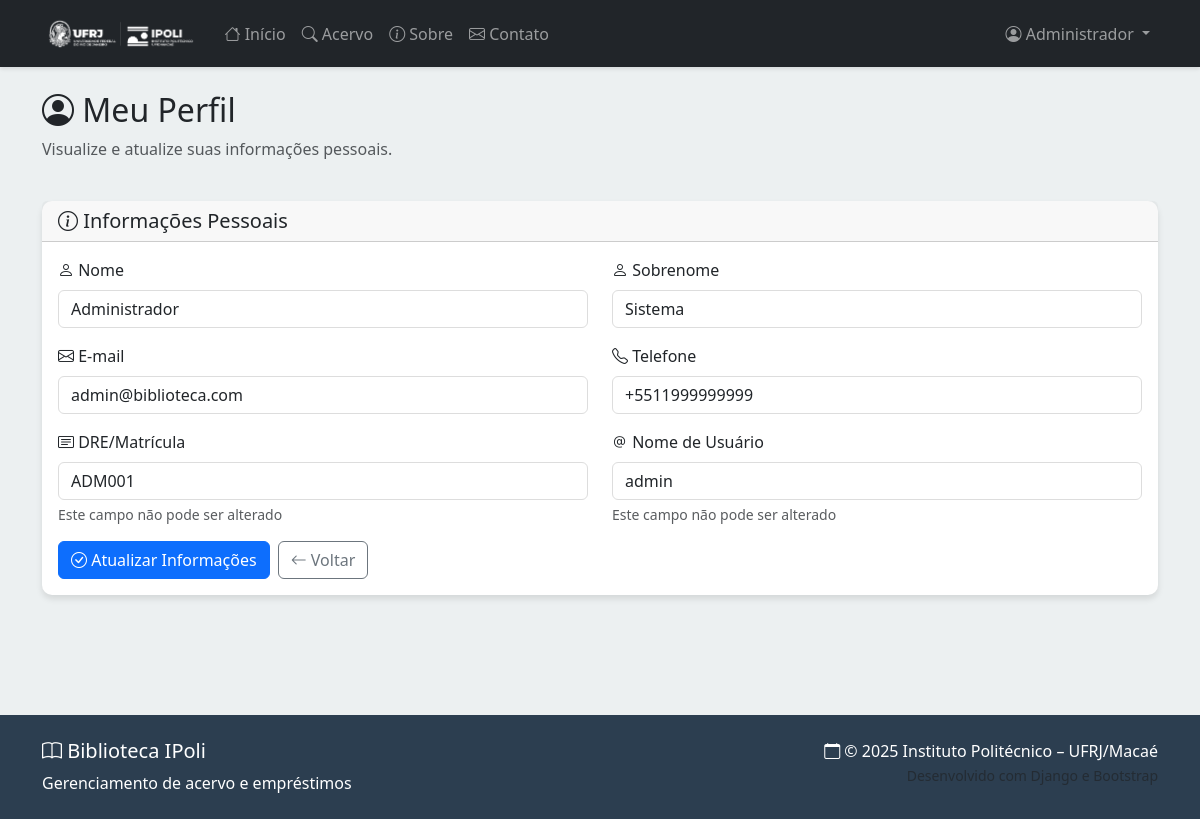
The page /perfil/ (signed in) on the database its author committed.
### biblioteca/models.py (models this page shows, shortened)
class Usuario(AbstractUser):
    telefone = models.CharField(
        max_length=15,
        validators=[RegexValidator(r'^\+?1?\d{9,15}$', 'Número de telefone inválido.')],
        help_text='Formato: +5511999999999'
    )
    dre = models.CharField(
        max_length=20,
        unique=True,
        help_text='Matrícula/Registro do aluno'
    )
    is_administrador = models.BooleanField(
        default=False,
        help_text='Designa se o usuário tem privilégios de administrador'
    )
    data_suspensao = models.DateField(
        null=True,
        blank=True,
        help_text='Data até quando o usuário está suspenso'
    )
    email_verificado = models.BooleanField(
        default=False,
        help_text='Indica se o email foi verificado'
    )
    token_ativacao = models.CharField(
        max_length=100,
        blank=True,
        null=True,
        help_text='Token para ativação da conta'
    )

### biblioteca/views.py (the view)
# urls.py: path('perfil/', views.perfil, name='perfil'),
@login_required
def perfil(request):
    if request.method == 'POST':
        form = PerfilUsuarioForm(request.POST, instance=request.user)
        if form.is_valid():
            form.save()
            messages.success(request, 'Perfil atualizado com sucesso!')
            return redirect('perfil')
    else:
        form = PerfilUsuarioForm(instance=request.user)
    return render(request, 'biblioteca/perfil.html', {'form': form})

### biblioteca/forms.py (shortened to what this page needs)
class PerfilUsuarioForm(forms.ModelForm):
    class Meta:
        model = Usuario
        fields = ['first_name', 'last_name', 'email', 'telefone']
        widgets = {
            'first_name': forms.TextInput(attrs={
                'class': 'form-control'
            }),
            'last_name': forms.TextInput(attrs={
                'class': 'form-control'
            }),
            'email': forms.EmailInput(attrs={
                'class': 'form-control'
            }),
            'telefone': forms.TextInput(attrs={
                'class': 'form-control'
            }),
        }

### templates/biblioteca/perfil.html (shortened to what this page needs)
{% extends 'base.html' %}
{% block content %}
<div class="container my-4">
    <div class="row mb-4">
        <div class="col-12">
            <h2>
                <i class="bi bi-person-circle"></i> Meu Perfil
            </h2>
            <p class="text-muted">Visualize e atualize suas informações pessoais.</p>
        </div>
    </div>
    <div class="row">
        <div class="col-md-12 mb-4">
            <div class="card">
                <div class="card-header">
                    <h5 class="mb-0">
                        <i class="bi bi-info-circle"></i> Informações Pessoais
                    </h5>
                </div>
                <div class="card-body">
                    {% if form %}
                        <form method="post">
                            <div class="row">
                                <div class="col-md-6 mb-3">
                                    <label for="{{ form.first_name.id_for_label }}" class="form-label">
                                        <i class="bi bi-person"></i> Nome
                                    </label>
                                    {{ form.first_name }}
                                </div>
                                <div class="col-md-6 mb-3">
                                    <label for="{{ form.last_name.id_for_label }}" class="form-label">
                                        <i class="bi bi-person"></i> Sobrenome
                                    </label>
                                    {{ form.last_name }}
                                </div>
                            </div>
                            <div class="row">
                                <div class="col-md-6 mb-3">
                                    <label for="{{ form.email.id_for_label }}" class="form-label">
                                        <i class="bi bi-envelope"></i> E-mail
                                    </label>
                                    {{ form.email }}
                                </div>
                                <div class="col-md-6 mb-3">
                                    <label for="{{ form.telefone.id_for_label }}" class="form-label">
                                        <i class="bi bi-telephone"></i> Telefone
                                    </label>
                                    {{ form.telefone }}
                                </div>
                            </div>
                            <div class="row">
                                <div class="col-md-6 mb-3">
                                    <label class="form-label">
                                        <i class="bi bi-card-text"></i> DRE/Matrícula
                                    </label>
                                    <input type="text" class="form-control" value="{{ user.dre }}" readonly>
                                    <div class="form-text">Este campo não pode ser alterado</div>
                                </div>
                                <div class="col-md-6 mb-3">
                                    <label class="form-label">
                                        <i class="bi bi-at"></i> Nome de Usuário
                                    </label>
                                    <input type="text" class="form-control" value="{{ user.username }}" readonly>
                                    <div class="form-text">Este campo não pode ser alterado</div>
                                </div>
                            </div>
                            <div class="d-flex gap-2">
                                <button type="submit" class="btn btn-primary">
                                    <i class="bi bi-check-circle"></i> Atualizar Informações
                                </button>
                                <a href="{% url 'dashboard' %}" class="btn btn-outline-secondary">
                                    <i class="bi bi-arrow-left"></i> Voltar
                                </a>
                            </div>
                        </form>
                    {% endif %}
                </div>
            </div>
        </div>
    </div>
</div>
{% endblock %}

### templates/base.html (shortened to what this page needs)
{% load static %}
<!DOCTYPE html>
<html lang="pt-br">
<head>
    <link href="https://cdn.jsdelivr.net/npm/bootstrap@5.3.0/dist/css/bootstrap.min.css" rel="stylesheet">
    <link rel="stylesheet" href="https://cdn.jsdelivr.net/npm/bootstrap-icons@1.10.0/font/bootstrap-icons.css">
</head>
<body class="d-flex flex-column min-vh-100">
    <nav class="navbar navbar-expand-lg navbar-dark bg-dark">
        <div class="container">
            <a class="navbar-brand" href="{% url 'home' %}">
                <img src="{% static 'images/logo.png' %}" alt="Logo IPoli" class="d-inline-block align-text-top">
            </a>
            <div class="collapse navbar-collapse" id="navbarNav">
                <ul class="navbar-nav me-auto">
                    <li class="nav-item">
                        <a class="nav-link" href="{% url 'home' %}">
                            <i class="bi bi-house"></i> Início
                        </a>
                    </li>
                    <li class="nav-item">
                        <a class="nav-link" href="{% url 'acervo' %}">
                            <i class="bi bi-search"></i> Acervo
                        </a>
                    </li>
                    <li class="nav-item">
                        <a class="nav-link" href="{% url 'sobre' %}">
                            <i class="bi bi-info-circle"></i> Sobre
                        </a>
                    </li>
                    <li class="nav-item">
                        <a class="nav-link" href="{% url 'contato' %}">
                            <i class="bi bi-envelope"></i> Contato
                        </a>
                    </li>
                </ul>
                <ul class="navbar-nav">
                    {% if user.is_authenticated %}
                        <li class="nav-item dropdown">
                            <a class="nav-link dropdown-toggle" href="#" role="button" data-bs-toggle="dropdown">
                                <i class="bi bi-person-circle"></i> {{ user.first_name|default:user.username }}
                            </a>
                        </li>
                    {% endif %}
                </ul>
            </div>
        </div>
    </nav>
    <main class="main-content flex-grow-1">
        {% block content %}{% endblock %}
    </main>
    <footer class="footer py-4 mt-5">
        <div class="container">
            <div class="row">
                <div class="col-md-6">
                    <h5><i class="bi bi-book"></i> Biblioteca IPoli</h5>
                    <p class="mb-0">Gerenciamento de acervo e empréstimos</p>
                </div>
                <div class="col-md-6 text-md-end">
                    <p class="mb-0">
                        <i class="bi bi-calendar"></i> © 2025 Instituto Politécnico – UFRJ/Macaé
                    </p>
                    <small class="text-muted">
                    </small>
                </div>
            </div>
        </div>
    </footer>
</body>
</html>

### templates/base.html (style rules this page uses)
:root { --primary-color: #2c3e50; --secondary-color: #3498db; --accent-color: #e74c3c; --success-color: #27ae60; --warning-color: #f39c12; --light-bg: #ecf0f1; }
body { font-family: 'Segoe UI', Tahoma, Geneva, Verdana, sans-serif; background-color: var(--light-bg); }
.navbar-brand img { max-height: 40px; }
.navbar { box-shadow: 0 2px 4px rgba(0,0,0,0.1); }
.card { border: none; border-radius: 10px; box-shadow: 0 4px 6px rgba(0,0,0,0.1); transition: transform 0.2s ease-in-out; }
.btn { border-radius: 6px; font-weight: 500; transition: all 0.2s ease-in-out; }
.footer { background-color: var(--primary-color); color: white; margin-top: auto; }
.main-content { min-height: calc(100vh - 200px); }
.form-control, .form-select { border-radius: 6px; border: 1px solid #ddd; }

### rows shown on the page
Usuario: first_name "Administrador", last_name "Sistema", email "admin@biblioteca.com", telefone "+5511999999999", dre "ADM001", username "admin"
